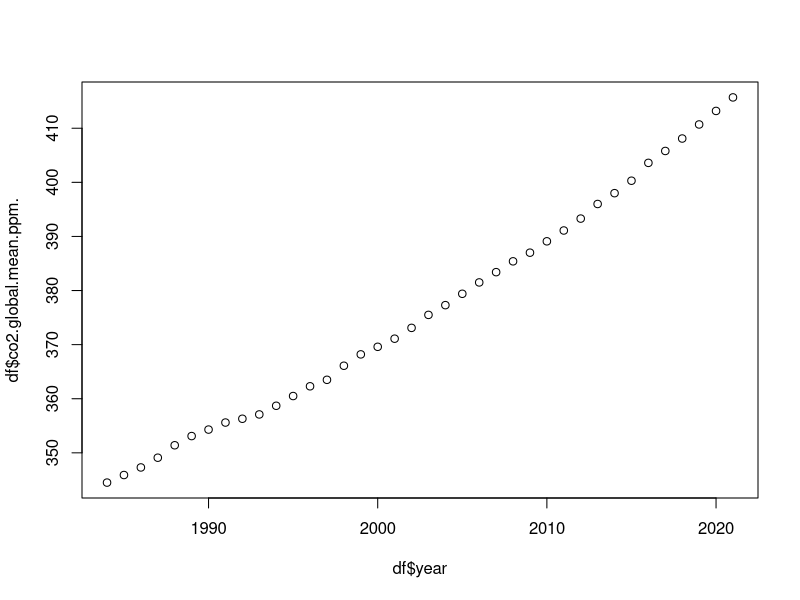
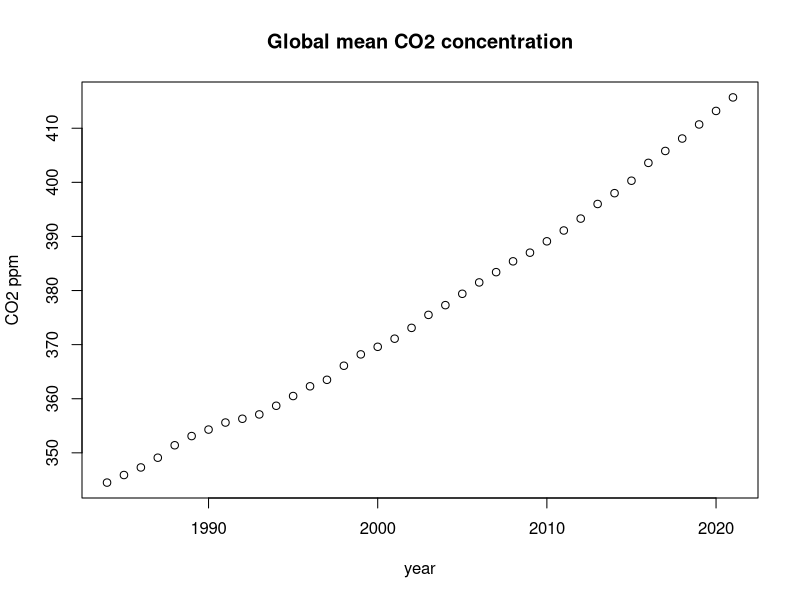
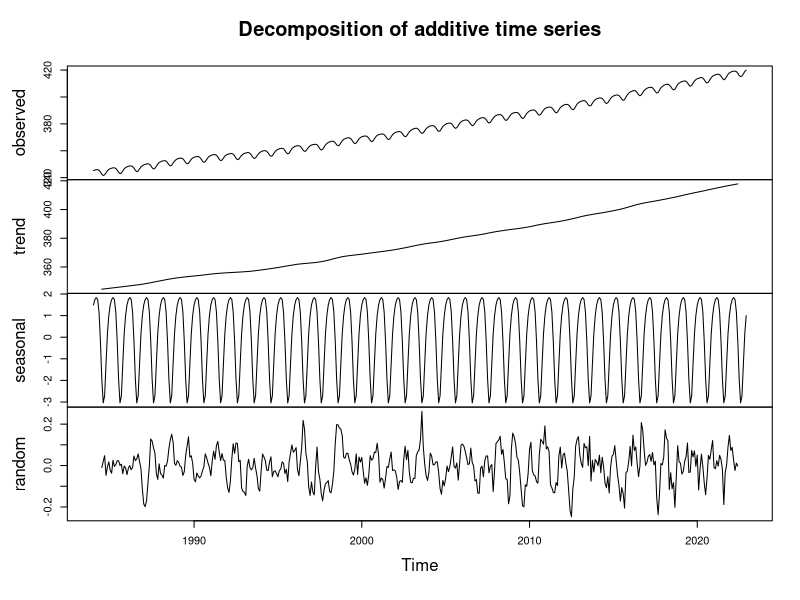
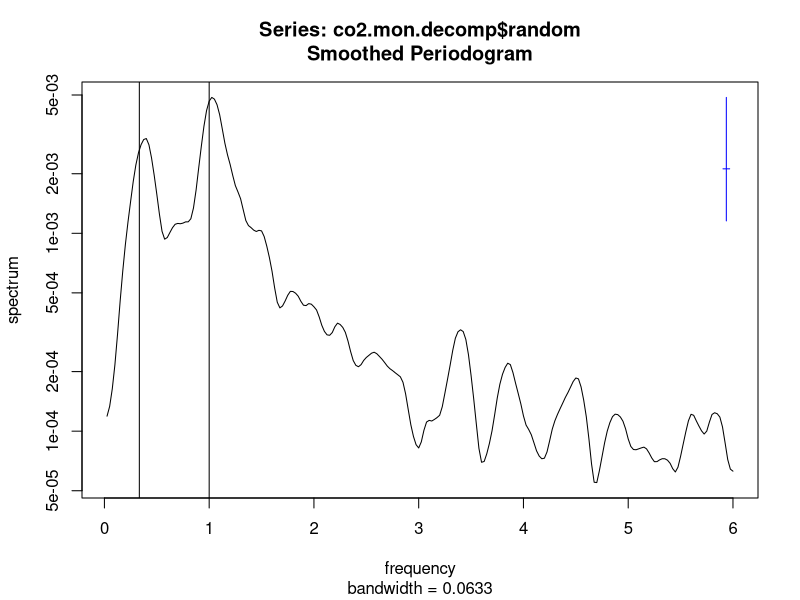

Write R code to recreate these figures, in order.
## ---- chunk 1
co2 <- read.csv("co2.csv", header=FALSE)
head(co2)
## ---- chunk 2
names(co2) <- c("date", "time", "co2")
## ---- chunk 3
co2$datetime <- as.POSIXct(paste(co2$date, co2$time))
head(co2)
## ---- chunk 4
raw <- read.csv("data.csv", header=FALSE, skip=3, fileEncoding="cp932")
## ---- chunk 5
raw[2,] == "品質情報"
## ---- chunk 6
raw[,raw[2,] == "品質情報"] > 7
## ---- chunk 7
apply(raw[,raw[2,] == "品質情報"] > 7, 1, all)
## ---- chunk 8
filtered <- raw[apply(raw[,raw[2,] == "品質情報"] > 7, 1, all), ]
## ---- chunk 9
df <- read.csv("co2_annual_20221026.csv")
plot(df$year, df$co2.global.mean.ppm.)
## ---- chunk 10
plot(df$year, df$co2.global.mean.ppm.,
     main="Global mean CO2 concentration",
     xlab="year", ylab="CO2 ppm")
## ---- chunk 11
dfm <- read.csv("co2_monthly_20231115.csv")
co2.mon <- dfm$mole.fraction.ppm.
n <- nrow(dfm)
co2.mon <- ts(co2.mon, start=c(dfm$year[1], dfm$month[1]), frequency=12)
co2.mon.decomp<- decompose(co2.mon)
plot(co2.mon.decomp)
## ---- chunk 12
spec.pgram(co2.mon.decomp$random, spans=c(7,7), na.action=na.omit)
abline(v=1)
abline(v=1/3)
